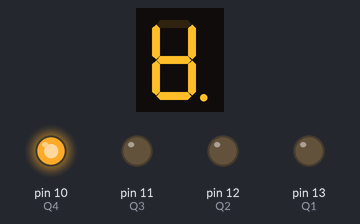
Bench run of a sketch on a simulated Arduino Uno, built with avr-gcc and run on an emulated ATmega328P. On the bench: 1-digit seven-segment display, output pins drawn as LEDs (lit = HIGH). Wiring (inferred from the names in the program): 1-digit 7-segment display, segments lit when LOW: segments pin 2, pin 3, pin 4, pin 5, pin 6, pin 7, pin 8, pin 9. The segment pins are drawn as the display they are named for; pins used as bus, display or sensor lines are not drawn.

Above: at 0.06 s.
At 1.26 s:
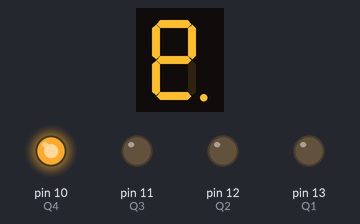
At 2.82 s:
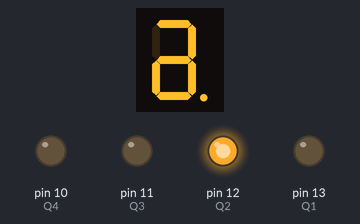
At 4.26 s:
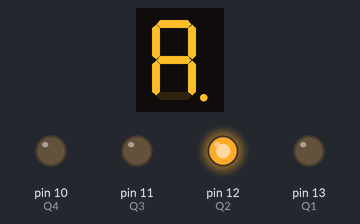
At 5.85 s:
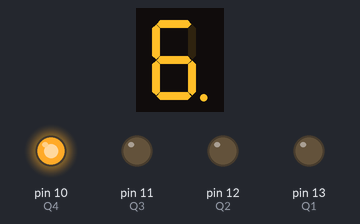
At 6.38 s:
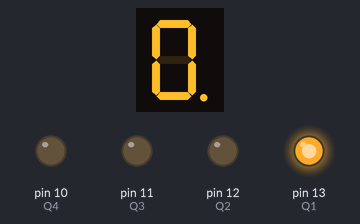
Timing chart, 0 to 40.0 s (numbered marks = the images above):
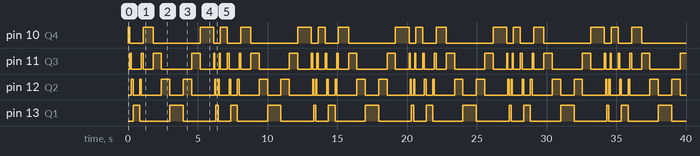

Measured:
- by itself, pin 10 (Q4): repeats every 7.0 s: LOW 0.96 s, HIGH 0.72 s, LOW 3.4 s, HIGH 0.98 s, LOW 0.48 s, HIGH 0.50 s
- by itself, pin 13 (Q1): repeats every 7.0 s: LOW 2.2 s, HIGH 0.96 s, LOW 2.3 s, HIGH 0.16 s, LOW 0.90 s, HIGH 0.48 s
- by itself, pin 12 (Q2): repeats every 7.0 s: LOW 0.48 s, HIGH 0.12 s, LOW 1.4 s, HIGH 0.60 s, LOW 0.96 s, HIGH 0.60 s, LOW 1.7 s, HIGH 0.08 s, LOW 0.16 s, HIGH 0.08 s, LOW 0.70 s, HIGH 0.12 s
- by itself, pin 11 (Q3): repeats every 7.0 s: LOW 0.72 s, HIGH 0.12 s, LOW 0.72 s, HIGH 0.60 s, LOW 2.2 s, HIGH 0.60 s, LOW 0.98 s, HIGH 0.08 s, LOW 0.32 s, HIGH 0.08 s, LOW 0.50 s, HIGH 0.12 s
- what the display in image 4 shows lasts 0.5 s, from 5.6 s to 6.1 s

The sketch:

_7SEG_3.ino
```cpp
int SEG_A = 2;
int SEG_B = 3;
int SEG_C = 4;
int SEG_D = 5;
int SEG_E = 6;
int SEG_F = 7;
int SEG_G = 8;
int SEG_DP = 9;
int Q1 = 13;
int Q2 = 12;
int Q3 = 11;
int Q4 = 10;

char seg[] = {
  0b10000000,
  0b00000100,
  0b00001000,
  0b00010000,
  0b00100000,
  0b01000000,
  0b00000010
};

void display7seg(int a, int b){
  digitalWrite(SEG_A,seg[a] & 1<<7);
  digitalWrite(SEG_B,seg[a] & 1<<6);
  digitalWrite(SEG_C,seg[a] & 1<<5);
  digitalWrite(SEG_D,seg[a] & 1<<4);
  digitalWrite(SEG_E,seg[a] & 1<<3);
  digitalWrite(SEG_F,seg[a] & 1<<2);
  digitalWrite(SEG_G,seg[a] & 1<<1);
  digitalWrite(SEG_DP,seg[a] & 1<<0);
  digitalWrite(Q1, 1 & 1 << b);
  digitalWrite(Q2, 2 & 1 << b);
  digitalWrite(Q3, 4 & 1 << b);
  digitalWrite(Q4, 8 & 1 << b);
}


// the setup function runs once when you press reset or power the board
void setup() {
  // initialize digital pin LED_BUILTIN as an output.
  pinMode(SEG_A, OUTPUT);
  pinMode(SEG_B, OUTPUT);
  pinMode(SEG_C, OUTPUT);
  pinMode(SEG_D, OUTPUT);
  pinMode(SEG_E, OUTPUT);
  pinMode(SEG_F, OUTPUT);
  pinMode(SEG_G, OUTPUT);
  pinMode(SEG_DP, OUTPUT);
  pinMode(Q1, OUTPUT);
  pinMode(Q2, OUTPUT);
  pinMode(Q3, OUTPUT);
  pinMode(Q4, OUTPUT);
}

// the loop function runs over and over again forever
void loop() {
    for ( int i = 3; i >= 0; i-- ){
      display7seg(0, i);
      delay1();
      }
     display7seg(1, 0);
     delay1();
     display7seg(2, 0);
     delay1();
     for ( int j = 0; j < 4; j++){
      display7seg(3, j);
      delay1();
     }
     display7seg(4, 3);
     delay1();
     display7seg(5, 3);
     delay1();
     display7seg(0, 3);
     delay1();
     display7seg(1, 3);
     delay1();
     display7seg(2, 3);
     delay1();
     display7seg(4, 2);
     delay1();
     display7seg(5, 2);
     delay1();
     display7seg(0, 2);
     delay1();
     display7seg(1, 2);
     delay1();
     display7seg(2, 2);
     delay1();
     display7seg(4, 1);
     delay1();
     display7seg(5, 1);
     delay1();
     display7seg(0, 1);
     delay1();
     display7seg(1, 1);
     delay1();
     display7seg(2, 1);
     delay1();
     display7seg(4, 0);
     delay1();
     display7seg(5, 0);
     delay1();
     display7seg(0, 0);
     delay1();
     for ( int l = 0; l<=3; l++){
       for ( int k = 1; k<=5; k++){
        display7seg(k, l);
        delay1();
       }
     }
     delay(300);
     for ( int m = 3; m>=0; m--){
      display7seg(6, m);
      delay(80);
     }
     for ( int n = 0; n<=3; n++){
      display7seg(6, n);
      delay(80);
     }
     delay(300);
}

void delay1(){
  delay(120);
}
```
